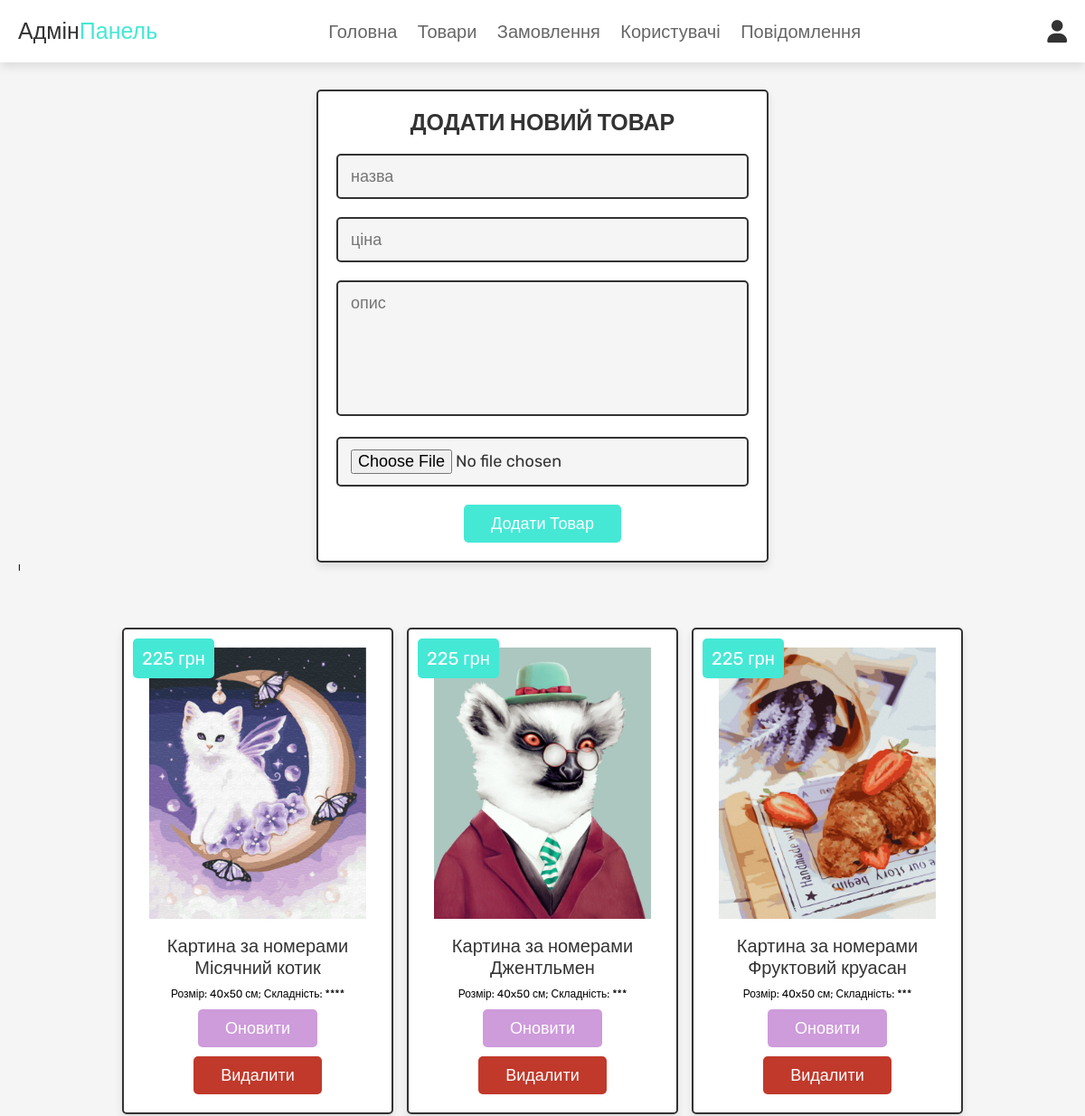
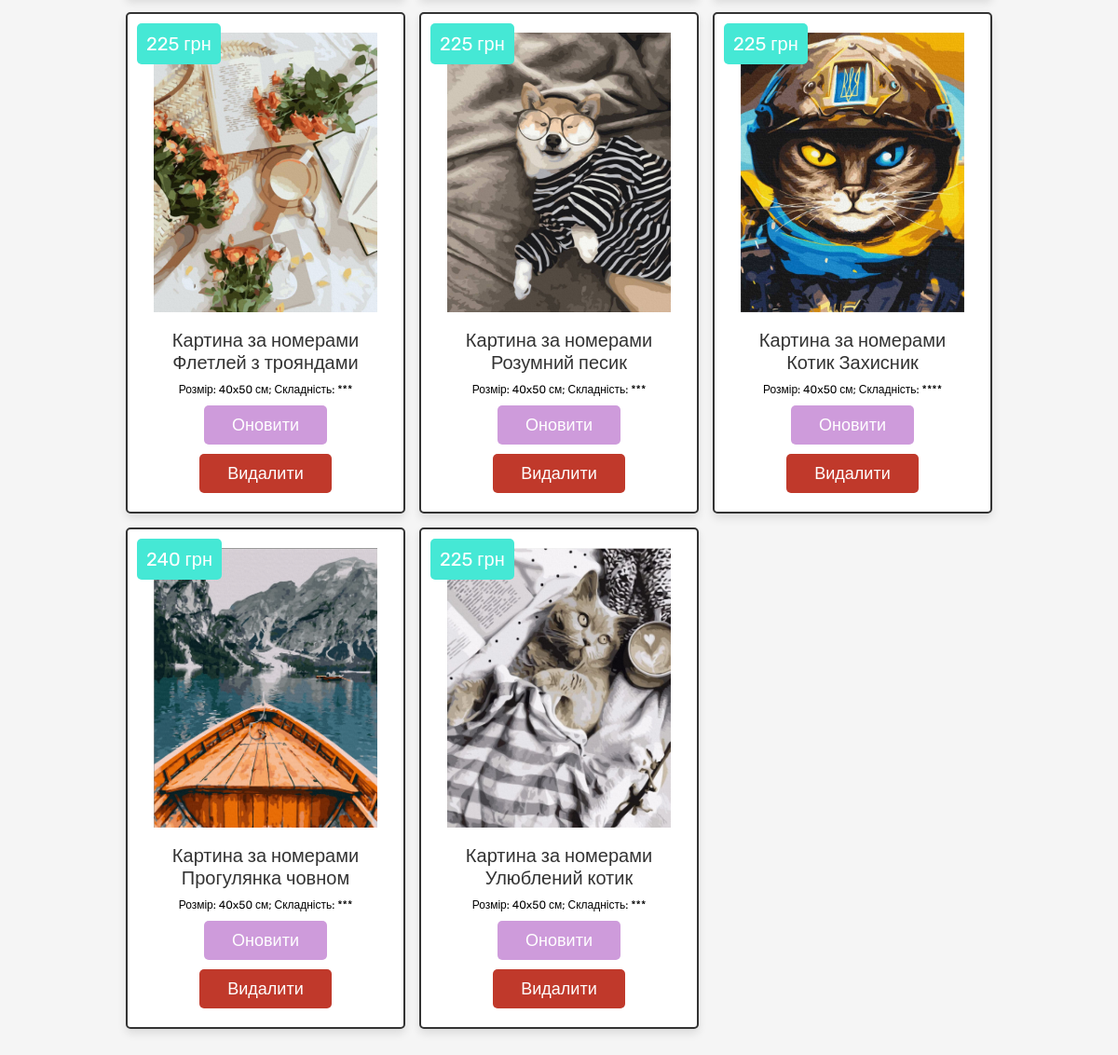
Page /admin_products.php (signed in) on the committed database (2 pictures, top to bottom).
### tables this page shows
CREATE TABLE `products` (
  `id` int(11) NOT NULL,
  `name` varchar(100) NOT NULL,
  `description` varchar(255) NOT NULL,
  `price` int(50) NOT NULL,
  `image` varchar(100) NOT NULL
);

### admin_products.php (the view, shortened to what this page needs)
<?php
@include 'config.php';
?>
<!DOCTYPE html>
<html lang="en">
<head>
   <link rel="stylesheet" href="https://cdnjs.cloudflare.com/ajax/libs/font-awesome/6.0.0/css/all.min.css">
   <link rel="stylesheet" href="css/admin_style.css">
</head>
<body>
<?php @include 'admin_header.php'; ?>
<section class="add-products">
   <form action="" method="POST" enctype="multipart/form-data">
      <h3> Додати новий товар</h3>
      <input type="text" class="box" required placeholder="назва" name="name">
      <input type="number" min="0" class="box" required placeholder="ціна" name="price">
      <textarea name="description" class="box" required placeholder="опис" cols="30" rows="10"></textarea>
      <input type="file" accept="image/jpg, image/jpeg, image/png" required class="box" name="image">
      <input type="submit" value="Додати товар" name="add_product" class="btn">
   </form>
                  I
</section>
<section class="show-products">
   <div class="box-container">
      <?php
      $select_products = mysqli_query($conn, "SELECT * FROM `products`")
      or die ('запит не вдался');
      if(mysqli_num_rows($select_products) > 0){
         while($fetch_products = mysqli_fetch_assoc($select_products)){
      ?>
      <div class="box">
         <div class="price"><?php echo $fetch_products['price']; ?> грн</div>
         <img class="image" src="uploaded_img/<?php echo $fetch_products['image']; ?>" alt="">
         <div class="name"><?php echo $fetch_products['name']; ?></div>
         <div class="description"><?php echo $fetch_products['description']; ?></div>
         <a href="admin_update_product.php?update=<?php echo $fetch_products['id']; ?>" class="option-btn"> Оновити</a>
         <a href="admin_products.php?delete=<?php echo $fetch_products['id']; ?>" class="delete-btn" onclick="return confirm('Видалити товар?');">Видалити</a>
      </div>
      <?php
      }
      }else{
         echo  '<p class="empty"> Товари ще не додано</p>';
      }
      ?>
   </div>
</section>

### admin_header.php (shortened to what this page needs)
<header class="header">
   <div class="flex">
      <a href="admin_page.php" class="logo">Адмін<span>Панель</span></a>
      <nav class="navbar">
         <a href="admin_page.php">Головна</a>
         <a href="admin_products.php">Товари</a>
         <a href="admin_orders.php">Замовлення</a>
         <a href="admin_user.php">Користувачі</a>
         <a href="admin_contacts.php">Повідомлення</a>
      </nav>
      <div class="icons">
         <div id="user-btn" class="fas fa-user"></div>
      </div>
   </div>
</header>

### css/admin_style.css (style rules this page uses)
* { font-family: 'Rubik', sans-serif; margin: 0; padding: 0; box-sizing: border-box; outline: none; border: none; text-decoration: none; transition: all .2s linear; }
html { font-size: 62.5%; overflow-x: hidden; scroll-behavior: smooth; scroll-padding-top: 6.5rem; }
body { background: #f5f5f5; }
section { padding: 3rem 2rem; }
.btn, .delete-btn, .option-btn { display: inline-block; border-radius: .5rem; margin-top: 1rem; font-size: 1.8rem; color: #fff; cursor: pointer; padding: 1rem 3rem; text-transform: capitalize; }
.btn { background-color: #45e8d5; }
.delete-btn { background-color: #c0392b; }
.option-btn { background-color: #ce9bdb; }
.header { position: sticky; top: 0; left: 0; right: 0; z-index: 1000; background-color: #fff; box-shadow: 0 .5rem 1rem rgba(0, 0, 0, .1); }
.header .flex { display: flex; align-items: center; justify-content: space-between; padding: 2rem; max-width: 1200px; margin: 0 auto; position: relative; }
.header .flex .icons div { font-size: 2.5rem; margin-left: 1.7rem; cursor: pointer; color: #333; }
.header .flex .navbar a { margin: 0 1rem; font-size: 2rem; color: #666; }
.header .flex .logo { font-size: 2.5rem; color: #333; }
.header .flex .logo span { color: #45e8d5; }
.add-products form { max-width: 50rem; border-radius: .5rem; background-color: #fff; border: .2rem solid #333; padding: 2rem; text-align: center; margin: 0 auto; box-shadow: 0 .5rem 1rem rgba(0, 0, 0, .1); }
.add-products form h3 { font-size: 2.5rem; text-transform: uppercase; color: #333; margin-bottom: 1rem; }
.add-products form .box { width: 100%; margin: 1rem 0; font-size: 1.8rem; color: #333; border-radius: .5rem; background-color: #f5f5f5; padding: 1.2rem 1.4rem; border: .2rem solid #333; }
.add-products form textarea { height: 15rem; resize: none; }
.show-products .box-container { display: grid; grid-template-columns: repeat(auto-fit, 30rem); gap: 1.5rem; align-items: flex-start; max-width: 1200px; margin: 0 auto; justify-content: center; }
.show-products .box-container .box { text-align: center; padding: 2rem; border: .2rem solid #333; background-color: #fff; box-shadow: 0 .5rem 1rem rgba(0, 0, 0, .1); border-radius: .5rem; position: relative; }
.show-products .box-container .box .image { height: 30rem; margin-bottom: .5rem; }
.show-products .box-container .box .price { background-color: #45e8d5; ; position: absolute; top: 1rem; left: 1rem; border-radius: .5rem; color: #fff; padding: 1rem; font-size: 2rem; }
.show-products .box-container .box .name { margin: 1rem 0; font-size: 2rem; color: #333; }
div.description { font-size: 12px; }

### rows in the picture
products: price "225", image (picture), name "Картина за номерами Місячний котик", description "Розмір: 40x50 см; Складність: ****"
products: price "225", image (picture), name "Картина за номерами Джентльмен", description "Розмір: 40x50 см; Складність: ***"
products: price "225", image (picture), name "Картина за номерами Фруктовий круасан", description "Розмір: 40x50 см; Складність: ***"
products: price "225", image (picture), name "Картина за номерами Флетлей з трояндами", description "Розмір: 40x50 см; Складність: ***"
products: price "225", image (picture), name "Картина за номерами Розумний песик", description "Розмір: 40x50 см; Складність: ***"
products: price "225", image (picture), name "Картина за номерами Котик Захисник", description "Розмір: 40x50 см; Складність: ****"
products: price "240", image (picture), name "Картина за номерами Прогулянка човном", description "Розмір: 40x50 см; Складність: ***"
products: price "225", image (picture), name "Картина за номерами Улюблений котик", description "Розмір: 40x50 см; Складність: ***"
